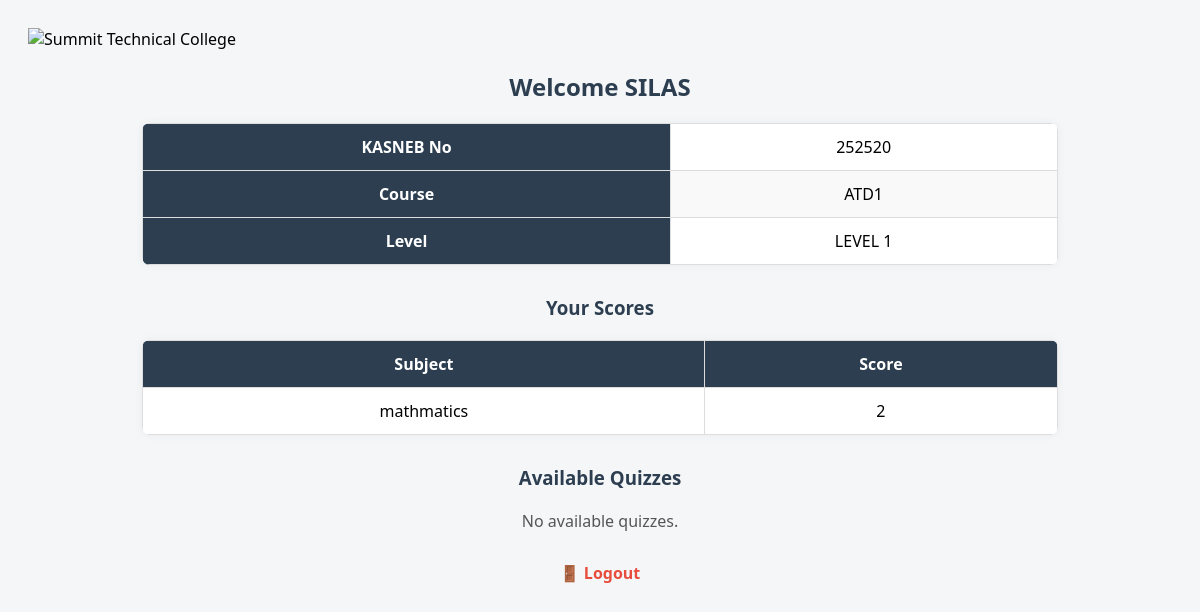
The page /student/dashboard (signed in) on the database its author committed.
### models.py (models this page shows)
class StudentProfile(Base):
    __tablename__ = 'student_profiles'
    id = Column(Integer, primary_key=True)
    user_id = Column(Integer, ForeignKey('users.id', ondelete="CASCADE"), nullable=False)
    full_name = Column(String(100))
    course = Column(String(100))
    level = Column(String(50))
    kasneb_no = Column(String(50))
    profile_completed = Column(Boolean, default=False)
    user = relationship('User', back_populates='profile')

class Quiz(Base):
    __tablename__ = 'quizzes'
    id = Column(Integer, primary_key=True)
    title = Column(String(100), nullable=False)
    course = Column(String(100), nullable=False)
    subject = Column(String(100), nullable=False)  # Unit
    status = Column(String(50), default='Pending')  # Pending or Done
    duration = Column(Integer, default=30)  # in minutes
    upload_time = Column(DateTime, default=datetime.utcnow)
    questions = relationship('Question', cascade='all, delete-orphan', backref='quiz')
    results = relationship('Result', backref='quiz')

### app.py (the view)
@app.route('/student/dashboard')
def student_dashboard():
    if session.get('role') != 'student':
        return redirect('/login')
    db = SessionLocal()
    user = db.query(User).filter_by(username=session['username']).first()
    if not user.profile:
        profile = StudentProfile(user_id=user.id)
        db.add(profile)
        db.commit()
    elif not user.profile.profile_completed:
        db.close()
        return redirect('/complete_profile')
    profile = user.profile
    quizzes = db.query(Quiz).filter_by(course=profile.course).all()
    results = db.query(Result).filter_by(student_id=user.id).all()
    subject_scores = {}
    taken_quiz_ids = []
    for result in results:
        subject_scores[result.quiz.subject] = result.score
        taken_quiz_ids.append(result.quiz_id)
    pending_quizzes = [quiz for quiz in quizzes if quiz.id not in taken_quiz_ids]
    db.close()
    return render_template('student/dashboard.html',
                           student=profile,
                           subject_scores=subject_scores,
                           pending_quizzes=pending_quizzes)
    'complete profile route'

### templates/student/dashboard.html (shortened to what this page needs)
{% extends 'base.html' %}
{% block content %}
<img src="/static/img/logo.jpg" alt="Summit Technical College">
<h2>Welcome {{ student.full_name }}</h2>
<table>
  <tr><th>KASNEB No</th><td>{{ student.kasneb_no }}</td></tr>
  <tr><th>Course</th><td>{{ student.course }}</td></tr>
  <tr><th>Level</th><td>{{ student.level }}</td></tr>
</table>
<h3>Your Scores</h3>
{% if subject_scores %}
<table>
  <thead>
    <tr><th>Subject</th><th>Score</th></tr>
  </thead>
  <tbody>
    {% for subject, score in subject_scores.items() %}
      <tr><td>{{ subject }}</td><td>{{ score }}</td></tr>
    {% endfor %}
  </tbody>
</table>
{% else %}
<p>You haven't taken any exams yet.</p>
{% endif %}
<h3>Available Quizzes</h3>
{% if pending_quizzes %}
<ul>
  {% for quiz in pending_quizzes %}
    <li>
      {{ quiz.subject }}
      <a href="{{ url_for('start_quiz', quiz_id=quiz.id) }}">Start Quiz</a>
    </li>
  {% endfor %}
</ul>
{% else %}
<p>No available quizzes.</p>
{% endif %}
<div class="logout">
  <a href="/logout">🚪 Logout</a>
</div>
{% endblock %}

### templates/student/dashboard.html (style rules this page uses)
body { font-family: 'Segoe UI', Tahoma, Geneva, Verdana, sans-serif; background-color: #f4f6f8; padding: 20px; }
img { display: block; margin: 0 auto 20px; max-height: 90px; }
h2, h3 { text-align: center; color: #2c3e50; margin-bottom: 20px; }
table { width: 80%; margin: 0 auto 30px auto; border-collapse: collapse; background: white; box-shadow: 0 0 10px rgba(0,0,0,0.05); border-radius: 8px; overflow: hidden; }
th, td { padding: 12px 16px; border: 1px solid #ddd; text-align: center; }
th { background-color: #2c3e50; color: white; }
tr:nth-child(even) { background-color: #f9f9f9; }
p { text-align: center; color: #555; margin-top: 10px; }
.logout { text-align: center; margin-top: 30px; }
.logout a { color: #e74c3c; font-weight: bold; text-decoration: none; font-size: 16px; }

### rows shown on the page
StudentProfile: full_name "SILAS", kasneb_no "252520", course "ATD1", level "LEVEL 1"
Quiz: subject "mathmatics", score "2"
